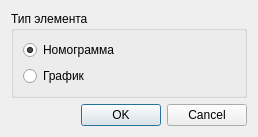
<?xml version="1.0" encoding="UTF-8"?>
<ui version="4.0">
 <class>ChooseItemTypeDlg</class>
 <widget class="QDialog" name="ChooseItemTypeDlg">
  <property name="geometry">
   <rect>
    <x>0</x>
    <y>0</y>
    <width>258</width>
    <height>124</height>
   </rect>
  </property>
  <property name="windowTitle">
   <string>Dialog</string>
  </property>
  <layout class="QVBoxLayout" name="verticalLayout_2">
   <item>
    <widget class="QGroupBox" name="groupBox">
     <property name="title">
      <string>Тип элемента</string>
     </property>
     <layout class="QVBoxLayout" name="verticalLayout">
      <item>
       <widget class="QRadioButton" name="nomogrammRadioBtn">
        <property name="text">
         <string>Номограмма</string>
        </property>
        <property name="checked">
         <bool>true</bool>
        </property>
       </widget>
      </item>
      <item>
       <widget class="QRadioButton" name="radioButton_2">
        <property name="text">
         <string>График</string>
        </property>
       </widget>
      </item>
     </layout>
    </widget>
   </item>
   <item>
    <widget class="QDialogButtonBox" name="buttonBox">
     <property name="orientation">
      <enum>Qt::Horizontal</enum>
     </property>
     <property name="standardButtons">
      <set>QDialogButtonBox::Cancel|QDialogButtonBox::Ok</set>
     </property>
    </widget>
   </item>
  </layout>
 </widget>
 <resources/>
 <connections>
  <connection>
   <sender>buttonBox</sender>
   <signal>accepted()</signal>
   <receiver>ChooseItemTypeDlg</receiver>
   <slot>accept()</slot>
   <hints>
    <hint type="sourcelabel">
     <x>248</x>
     <y>254</y>
    </hint>
    <hint type="destinationlabel">
     <x>157</x>
     <y>274</y>
    </hint>
   </hints>
  </connection>
  <connection>
   <sender>buttonBox</sender>
   <signal>rejected()</signal>
   <receiver>ChooseItemTypeDlg</receiver>
   <slot>reject()</slot>
   <hints>
    <hint type="sourcelabel">
     <x>316</x>
     <y>260</y>
    </hint>
    <hint type="destinationlabel">
     <x>286</x>
     <y>274</y>
    </hint>
   </hints>
  </connection>
 </connections>
</ui>
